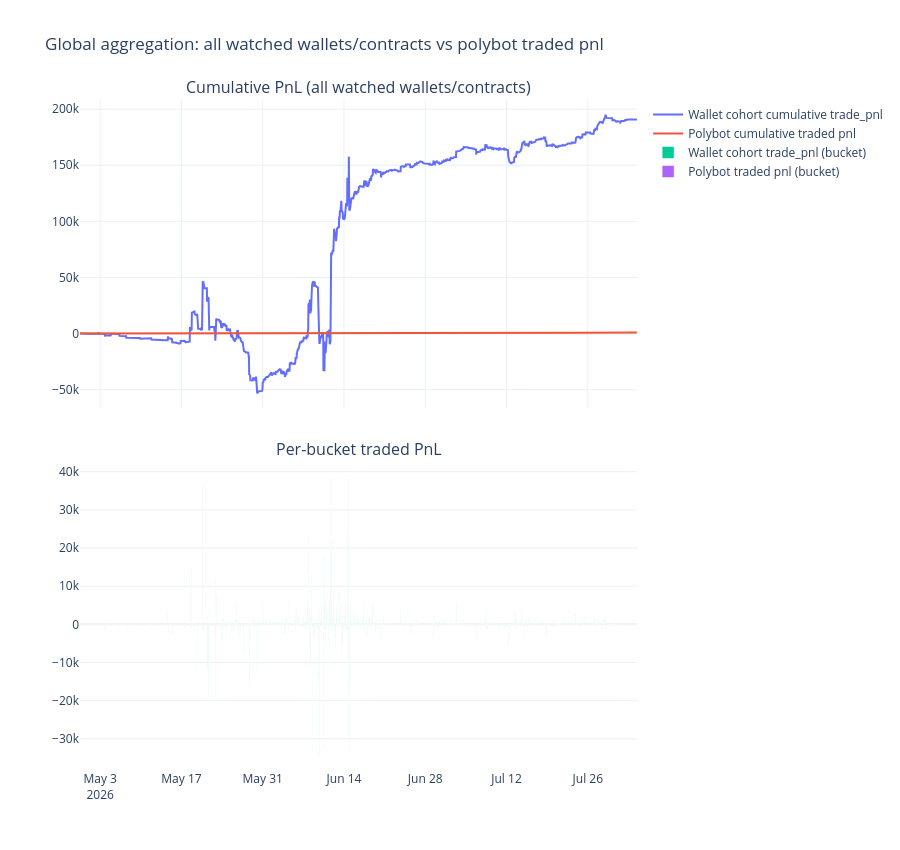

The notebook cell this image was saved under:
### Code cell
fig_global = make_subplots(
    rows=2, cols=1, shared_xaxes=True, vertical_spacing=0.08,
    subplot_titles=('Cumulative PnL (all watched wallets/contracts)', 'Per-bucket traded PnL')
)

fig_global.add_trace(
    go.Scatter(x=agg.index, y=agg['wallet_cum_trade_pnl'], mode='lines', name='Wallet cohort cumulative trade_pnl'),
    row=1, col=1
)
fig_global.add_trace(
    go.Scatter(x=agg.index, y=agg['polybot_cum_trade_pnl'], mode='lines', name='Polybot cumulative traded pnl'),
    row=1, col=1
)

fig_global.add_trace(
    go.Bar(x=agg.index, y=agg['wallet_trade_pnl'], name='Wallet cohort trade_pnl (bucket)'),
    row=2, col=1
)
fig_global.add_trace(
    go.Bar(x=agg.index, y=agg['polybot_trade_pnl'], name='Polybot traded pnl (bucket)'),
    row=2, col=1
)

fig_global.update_layout(
    height=850, template='plotly_white',
    title='Global aggregation: all watched wallets/contracts vs polybot traded pnl',
    barmode='group',
)
fig_global.show()

### Figure 1 — Plotly figure (JSON) as saved in the notebook; plotly's stock layout.template omitted (floating-point values rounded to 4 significant figures; data arrays with more than 128 entries replaced by an {"elided": "..."} marker saying what was removed)
{"data": [{"mode": "lines", "name": "Wallet cohort cumulative trade_pnl", "type": "scatter", "x": {"elided": "2303 str values"}, "xaxis": "x", "y": {"elided": "2303 float values"}, "yaxis": "y"}, {"mode": "lines", "name": "Polybot cumulative traded pnl", "type": "scatter", "x": {"elided": "2303 str values"}, "xaxis": "x", "y": {"elided": "2303 float values"}, "yaxis": "y"}, {"name": "Wallet cohort trade_pnl (bucket)", "type": "bar", "x": {"elided": "2303 str values"}, "xaxis": "x2", "y": {"elided": "2303 float values"}, "yaxis": "y2"}, {"name": "Polybot traded pnl (bucket)", "type": "bar", "x": {"elided": "2303 str values"}, "xaxis": "x2", "y": {"elided": "2303 float values"}, "yaxis": "y2"}], "layout": {"annotations": [{"font": {"size": 16}, "showarrow": false, "text": "Cumulative PnL (all watched wallets/contracts)", "x": 0.5, "xanchor": "center", "xref": "paper", "y": 1, "yanchor": "bottom", "yref": "paper"}, {"font": {"size": 16}, "showarrow": false, "text": "Per-bucket traded PnL", "x": 0.5, "xanchor": "center", "xref": "paper", "y": 0.46, "yanchor": "bottom", "yref": "paper"}], "barmode": "group", "height": 850, "title": {"text": "Global aggregation: all watched wallets/contracts vs polybot traded pnl"}, "xaxis": {"anchor": "y", "domain": [0, 1], "matches": "x2", "showticklabels": false}, "xaxis2": {"anchor": "y2", "domain": [0, 1]}, "yaxis": {"anchor": "x", "domain": [0.54, 1]}, "yaxis2": {"anchor": "x2", "domain": [0, 0.46]}}}
